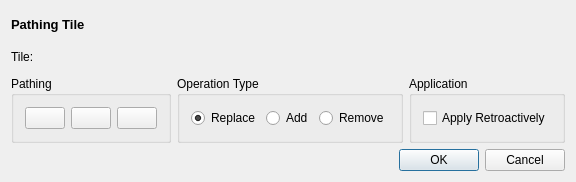
<?xml version="1.0" encoding="UTF-8"?>
<ui version="4.0">
 <class>TilePather</class>
 <widget class="QWidget" name="TilePather">
  <property name="windowModality">
   <enum>Qt::ApplicationModal</enum>
  </property>
  <property name="geometry">
   <rect>
    <x>0</x>
    <y>0</y>
    <width>576</width>
    <height>182</height>
   </rect>
  </property>
  <property name="windowTitle">
   <string>Tile Pathing</string>
  </property>
  <layout class="QVBoxLayout" name="verticalLayout">
   <item>
    <widget class="QLabel" name="pathingTileLabel">
     <property name="text">
      <string>&lt;html&gt;&lt;head/&gt;&lt;body&gt;&lt;p&gt;&lt;span style=&quot; font-size:10pt; font-weight:600;&quot;&gt;Pathing Tile&lt;/span&gt;&lt;/p&gt;&lt;/body&gt;&lt;/html&gt;</string>
     </property>
    </widget>
   </item>
   <item>
    <widget class="QLabel" name="selectedTileLabel">
     <property name="text">
      <string>Tile:</string>
     </property>
    </widget>
   </item>
   <item>
    <layout class="QHBoxLayout" name="flowlayout_placeholder"/>
   </item>
   <item>
    <layout class="QHBoxLayout" name="horizontalLayout_2">
     <item>
      <widget class="QGroupBox" name="groupBox_2">
       <property name="title">
        <string>Pathing</string>
       </property>
       <layout class="QHBoxLayout" name="horizontalLayout_4">
        <item>
         <widget class="QPushButton" name="unwalkable">
          <property name="toolTip">
           <string>Whether the brush will apply unwalkable.</string>
          </property>
          <property name="text">
           <string/>
          </property>
          <property name="icon">
           <iconset>
            <normaloff>Data/Icons/walkable.png</normaloff>Data/Icons/walkable.png</iconset>
          </property>
          <property name="iconSize">
           <size>
            <width>32</width>
            <height>32</height>
           </size>
          </property>
          <property name="checkable">
           <bool>true</bool>
          </property>
         </widget>
        </item>
        <item>
         <widget class="QPushButton" name="unflyable">
          <property name="toolTip">
           <string>Whether the brush will apply unflyable.</string>
          </property>
          <property name="text">
           <string/>
          </property>
          <property name="icon">
           <iconset>
            <normaloff>Data/Icons/flyable.png</normaloff>Data/Icons/flyable.png</iconset>
          </property>
          <property name="iconSize">
           <size>
            <width>32</width>
            <height>32</height>
           </size>
          </property>
          <property name="checkable">
           <bool>true</bool>
          </property>
         </widget>
        </item>
        <item>
         <widget class="QPushButton" name="unbuildable">
          <property name="toolTip">
           <string>Whether the brush will aply unbuildable</string>
          </property>
          <property name="text">
           <string/>
          </property>
          <property name="icon">
           <iconset>
            <normaloff>Data/Icons/buildable.png</normaloff>Data/Icons/buildable.png</iconset>
          </property>
          <property name="iconSize">
           <size>
            <width>32</width>
            <height>32</height>
           </size>
          </property>
          <property name="checkable">
           <bool>true</bool>
          </property>
         </widget>
        </item>
       </layout>
      </widget>
     </item>
     <item>
      <widget class="QGroupBox" name="groupBox">
       <property name="toolTip">
        <string>How the new pathing is applied</string>
       </property>
       <property name="title">
        <string>Operation Type</string>
       </property>
       <layout class="QHBoxLayout" name="horizontalLayout_3">
        <item>
         <widget class="QRadioButton" name="replaceType">
          <property name="toolTip">
           <string>Replaces the existing pathing</string>
          </property>
          <property name="text">
           <string>Replace</string>
          </property>
          <property name="checked">
           <bool>true</bool>
          </property>
         </widget>
        </item>
        <item>
         <widget class="QRadioButton" name="addType">
          <property name="toolTip">
           <string>Adds to the existing pathing any types that are selected.</string>
          </property>
          <property name="text">
           <string>Add</string>
          </property>
         </widget>
        </item>
        <item>
         <widget class="QRadioButton" name="removeType">
          <property name="toolTip">
           <string>Removes from the existing pathing all the types selected.</string>
          </property>
          <property name="text">
           <string>Remove</string>
          </property>
         </widget>
        </item>
       </layout>
      </widget>
     </item>
     <item>
      <widget class="QGroupBox" name="groupBox_3">
       <property name="title">
        <string>Application</string>
       </property>
       <layout class="QVBoxLayout" name="verticalLayout_2">
        <item>
         <widget class="QCheckBox" name="applyRetroactively">
          <property name="toolTip">
           <string>Whether the pathing is applied to all existing tiles or only to newly placed tiles.</string>
          </property>
          <property name="text">
           <string>Apply Retroactively</string>
          </property>
         </widget>
        </item>
       </layout>
      </widget>
     </item>
     <item>
      <spacer name="horizontalSpacer_2">
       <property name="orientation">
        <enum>Qt::Horizontal</enum>
       </property>
       <property name="sizeHint" stdset="0">
        <size>
         <width>40</width>
         <height>20</height>
        </size>
       </property>
      </spacer>
     </item>
    </layout>
   </item>
   <item>
    <widget class="QDialogButtonBox" name="buttonBox">
     <property name="standardButtons">
      <set>QDialogButtonBox::Cancel|QDialogButtonBox::Ok</set>
     </property>
    </widget>
   </item>
  </layout>
 </widget>
 <layoutdefault spacing="6" margin="11"/>
 <resources/>
 <connections/>
</ui>
